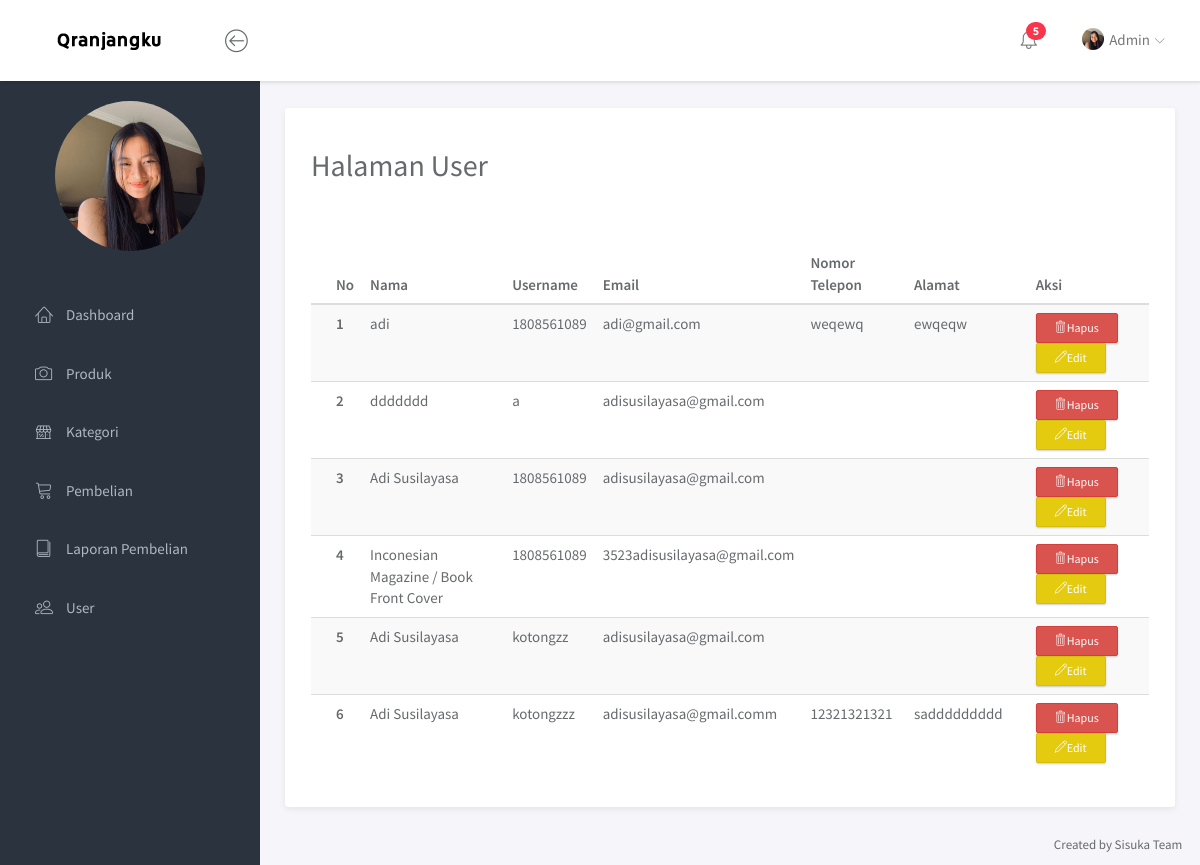
The page /admin/index.php?halaman=user (signed in) on the database its author committed.
### tables this page shows
CREATE TABLE `user` (
  `id_user` int(11) NOT NULL,
  `name` varchar(255) NOT NULL,
  `username` varchar(255) NOT NULL,
  `email` varchar(255) NOT NULL,
  `password` varchar(255) NOT NULL,
  `alamat_user` text NOT NULL,
  `tlp_user` varchar(50) NOT NULL,
  `level` varchar(20) NOT NULL
);

### admin/user.php (the view, shortened to what this page needs)
<div class="panel-headline">
    <div class="panel-heading">
        <h2>Halaman User</h2>
    </div>
</div>
<br>
<div class="panel-body">
    <table class="table table-striped">
        <thead>
            <tr>
                <th>No</th>
                <th>Nama</th>
                <th>Username</th>
                <th>Email</th>
                <th>Nomor Telepon</th>
                <th>Alamat</th>
                <th>Aksi</th>
            </tr>
        </thead>
        <tbody>
            <?php $nomor = 1; ?>
            <?php $ambil = $db->query("SELECT * FROM user");
            while ($pecah = $ambil->fetch(PDO::FETCH_ASSOC)) { ?>
                <tr>
                    <th><?= $nomor ?></th>
                    <td><?= $pecah['name']; ?></td>
                    <td><?= $pecah['username']; ?></td>
                    <td><?= $pecah['email']; ?></td>
                    <td><?= $pecah['tlp_user']; ?></td>
                    <td><?= $pecah['alamat_user']; ?></td>
                    <td><a href="index.php?halaman=hapususer&id=<?= $pecah['id_user']; ?>" class="btn btn-danger btn-sm"><span class="lnr lnr-trash"></span>Hapus</a>
                        <a href="index.php?halaman=edituser&id=<?= $pecah['id_user']; ?>" class="btn btn-warning btn-sm"><span class="lnr lnr-pencil"></span>Edit</a></td>
                </tr>
            <?php
                $nomor++;
            } ?>
        </tbody>
    </table>
</div>

### admin/index.php (shortened to what this page needs)
<?php
include '../koneksi.php';
?>
<!doctype html>
<html lang="en">
<head>
    <link rel="stylesheet" href="assets/vendor/bootstrap/css/bootstrap.min.css">
    <link rel="stylesheet" href="assets/vendor/font-awesome/css/font-awesome.min.css">
    <link rel="stylesheet" href="assets/vendor/linearicons/style.css">
    <link rel="stylesheet" href="assets/vendor/chartist/css/chartist-custom.css">
    <link rel="stylesheet" href="assets/css/main.css">
</head>
<body>
    <div id="wrapper">
        <nav class="navbar navbar-default navbar-fixed-top">
            <div class="brand">
                <a href="index.php"><img src="assets/img/logo.png" alt="Klorofil Logo" class="img-responsive logo"></a>
            </div>
            <div class="container-fluid">
                <div class="navbar-btn">
                    <button type="button" class="btn-toggle-fullwidth"><i class="lnr lnr-arrow-left-circle"></i></button>
                </div>
                <div id="navbar-menu">
                    <ul class="nav navbar-nav navbar-right">
                        <li class="dropdown">
                            <a href="#" class="dropdown-toggle icon-menu" data-toggle="dropdown">
                                <i class="lnr lnr-alarm"></i>
                                <span class="badge bg-danger">5</span>
                            </a>
                        </li>
                        <li class="dropdown">
                            <a href="#" class="dropdown-toggle" data-toggle="dropdown"><img src="assets/img/admin.jpeg" class="img-circle" alt="Avatar"> <span>Admin</span> <i class="icon-submenu lnr lnr-chevron-down"></i></a>
                        </li>
                    </ul>
                </div>
            </div>
        </nav>
        <div id="sidebar-nav" class="sidebar">
            <div class="sidebar-scroll">
                <nav>
                    <ul class="nav">
                        <br>
                        <div class="text-center mt-5">
                            <a href="#" class="dropdown-toggle" data-toggle="dropdown"><img style="width: 150px;" src="assets/img/admin.jpeg" class="img-circle" alt="Avatar">
                        </div>
                        <li><a href="index.php" class="sidebar-menu"><i class="lnr lnr-home"></i> <span>Dashboard</span></a></li>
                        <li><a href="index.php?halaman=produk" class="sidebar-menu"><i class="lnr lnr-camera"></i> <span>Produk</span></a></li>
                        <li><a href="index.php?halaman=kategori" class="sidebar-menu"><i class="lnr lnr-store"></i> <span>Kategori</span></a></li>
                        <li><a href="index.php?halaman=pembelian" class="sidebar-menu"><i class="lnr lnr-cart"></i> <span>Pembelian</span></a></li>
                        <li><a href="index.php?halaman=laporan_pembelian" class="sidebar-menu"><i class="lnr lnr-book"></i> <span>Laporan Pembelian</span></a></li>
                        <li><a href="index.php?halaman=user" class="sidebar-menu"><i class="lnr lnr-users"></i> <span>User</span></a></li>
                    </ul>
                </nav>
            </div>
        </div>
        <div class="main">
            <div class="main-content">
                <div class="container-fluid">
                    <div class="panel">
                        <?php
                        if (isset($_GET['halaman'])) {
                            if ($_GET['halaman'] == "produk") {
                                include 'produk.php';
                            } else if ($_GET['halaman'] == "kategori") {
                                include 'kategori.php';
                            } else if ($_GET['halaman'] == "user") {
                                include 'user.php';
                            } else if ($_GET['halaman'] == "tambahproduk") {
                                include 'tambahproduk.php';
                            } else if ($_GET['halaman'] == "hapusproduk") {
                                include 'hapusproduk.php';
                            } else if ($_GET['halaman'] == "editproduk") {
                                include 'editproduk.php';
                            } else if ($_GET['halaman'] == "hapususer") {
                                include 'hapususer.php';
                            } else if ($_GET['halaman'] == "edituser") {
                                include 'edituser.php';
                            } else if ($_GET['halaman'] == "logout") {
                                include 'logout.php';
                            } else if ($_GET['halaman'] == "kategori") {
                                include 'kategori.php';
                            } else if ($_GET['halaman'] == "tambahkategori") {
                                include 'tambahkategori.php';
                            } else if ($_GET['halaman'] == "hapuskategori") {
                                include 'hapuskategori.php';
                            } else if ($_GET['halaman'] == "editkategori") {
                                include 'editkategori.php';
                            } else if ($_GET['halaman'] == "detailproduk") {
                                include 'detailproduk.php';
                            } else if ($_GET['halaman'] == "hapusfotoproduk") {
                                include 'hapusfotoproduk.php';
                            }
                        } else {
                            include 'home.php';
                        }
                        ?>
                    </div>
                </div>
            </div>
        </div>
        <footer>
            <div class="container-fluid">
                <p class="copyright">Created by Sisuka Team <i class="fa fa-love"></i>
                </p>
            </div>
        </footer>
    </div>
</body>
</html>

### admin/assets/css/main.css (style rules this page uses)
html { position: relative; min-height: 100%; }
body { background-color: #F3F5F8; font-family: "Source Sans Pro", sans-serif; font-size: 15px; color: #676a6d; }
a { color: #3287B2; }
th { font-weight: 600; }
footer { position: absolute; bottom: 0; right: 0; padding-top: 15px; padding-bottom: 10px; }
.copyright { margin-bottom: 0; text-align: right; font-size: 13px; }
#wrapper .sidebar { -webkit-transition: all 0.3s ease-in-out; -moz-transition: all 0.3s ease-in-out; -ms-transition: all 0.3s ease-in-out; -o-transition: all 0.3s ease-in-out; transition: all 0.3s ease-in-out; width: 260px; height: 100%; float: left; background-color: #2B333E; position: fixed; left: 0; }
#wrapper .main { -webkit-transition: all 0.3s ease-in-out; -moz-transition: all 0.3s ease-in-out; -ms-transition: all 0.3s ease-in-out; -o-transition: all 0.3s ease-in-out; transition: all 0.3s ease-in-out; width: calc(100% - 260px); left: 0; position: relative; float: right; background-color: #f5f5fa; }
#wrapper #sidebar-nav, #wrapper .main { padding-top: 80px; }
.main-content { padding: 28px 10px; }
.navbar-default { -webkit-transition: all 0.3s ease-in-out; -moz-transition: all 0.3s ease-in-out; -ms-transition: all 0.3s ease-in-out; -o-transition: all 0.3s ease-in-out; transition: all 0.3s ease-in-out; -moz-box-shadow: 1px 2px 3px rgba(0, 0, 0, 0.1); -webkit-box-shadow: 1px 2px 3px rgba(0, 0, 0, 0.1); box-shadow: 1px 2px 3px rgba(0, 0, 0, 0.1); -webkit-border-radius: 0; -moz-border-radius: 0; border-radius: 0; padding: 0; margin: 0; border: none; background-color: #fff; }
.navbar-default .brand { float: left; padding: 30px 39px; background-color: #fff; }
.navbar-btn { float: left; padding: 16px 0; }
.navbar-btn button { font-size: 24px; padding: 4px 8px; line-height: .7; border: none; background: none; outline: none; }
.navbar-nav .icon-menu { display: inline-block; vertical-align: middle; *vertical-align: auto; *zoom: 1; *display: inline; padding-top: 28px; padding-bottom: 28px; position: relative; }
.navbar-nav .icon-menu .badge { position: absolute; top: 22px; right: 16px; }
.navbar-nav > li > a { padding: 28px 20px; }
.navbar-nav > li > a > i { font-size: 22px; margin-right: 2px; vertical-align: middle; }
.navbar-nav > li > a > i.icon-submenu { margin-left: 2px; margin-right: 0; font-size: 10px; position: relative; top: 2px; }
.navbar-nav > li > a > span { position: relative; top: 2px; }
.navbar-nav > li > a img { width: 22px; margin-right: 2px; }
@media screen and (min-width: 768px) { .navbar-nav.navbar-right { margin-right: 0; } }
.sidebar { z-index: 9; }
.sidebar .nav > li > a { padding: 18px 30px; color: #AEB7C2; border-left: 5px solid transparent; }
.sidebar .nav i { margin-right: 10px; font-size: 18px; }
.sidebar .nav span { -webkit-transition: all 0.3s ease-in-out; -moz-transition: all 0.3s ease-in-out; -ms-transition: all 0.3s ease-in-out; -o-transition: all 0.3s ease-in-out; transition: all 0.3s ease-in-out; position: relative; top: -2px; }
.btn { -webkit-border-radius: 2px; -moz-border-radius: 2px; border-radius: 2px; -moz-box-shadow: 0px 1px 2px 0 rgba(0, 0, 0, 0.2); -webkit-box-shadow: 0px 1px 2px 0 rgba(0, 0, 0, 0.2); box-shadow: 0px 1px 2px 0 rgba(0, 0, 0, 0.2); padding: 6px 22px; }
.btn-group-sm > .btn, .btn-sm { padding: 5px 18px; }
.btn-warning { background-color: #e4cb10; border-color: #d6be0f; }
.panel { -webkit-border-radius: 3px; -moz-border-radius: 3px; border-radius: 3px; -moz-box-shadow: 0 2px 6px rgba(0, 0, 0, 0.08); -webkit-box-shadow: 0 2px 6px rgba(0, 0, 0, 0.08); box-shadow: 0 2px 6px rgba(0, 0, 0, 0.08); background-color: #fff; margin-bottom: 30px; }
.panel .panel-heading, .panel .panel-body, .panel .panel-footer { padding-left: 25px; padding-right: 25px; }
.panel .panel-heading { padding-top: 20px; padding-bottom: 20px; position: relative; }
.panel .panel-body { padding-top: 10px; padding-bottom: 15px; }
.panel .table > thead > tr > td:first-child, .panel .table > thead > tr > th:first-child, .panel .table > tbody > tr > td:first-child, .panel .table > tbody > tr > th:first-child, .panel .table > tfoot > tr > td:first-child, .panel .table > tfoot > tr > th:first-child { padding-left: 25px; }
.panel .table > thead > tr > td:last-child, .panel .table > thead > tr > th:last-child, .panel .table > tbody > tr > td:last-child, .panel .table > tbody > tr > th:last-child, .panel .table > tfoot > tr > td:last-child, .panel .table > tfoot > tr > th:last-child { padding-left: 25px; }
.bg-danger { background-color: #F9354C; }

### rows shown on the page
user: name "adi", username "1808561089", email "adi@gmail.com", tlp_user "weqewq", alamat_user "ewqeqw"
user: name "ddddddd", username "a", email "adisusilayasa@gmail.com"
user: name "Adi Susilayasa", username "1808561089", email "adisusilayasa@gmail.com"
user: name "Inconesian Magazine / Book Front Cover", username "1808561089", email "3523adisusilayasa@gmail.com"
user: name "Adi Susilayasa", username "kotongzz", email "adisusilayasa@gmail.com"
user: name "Adi Susilayasa", username "kotongzzz", email "adisusilayasa@gmail.comm", tlp_user "12321321321", alamat_user "saddddddddd"
